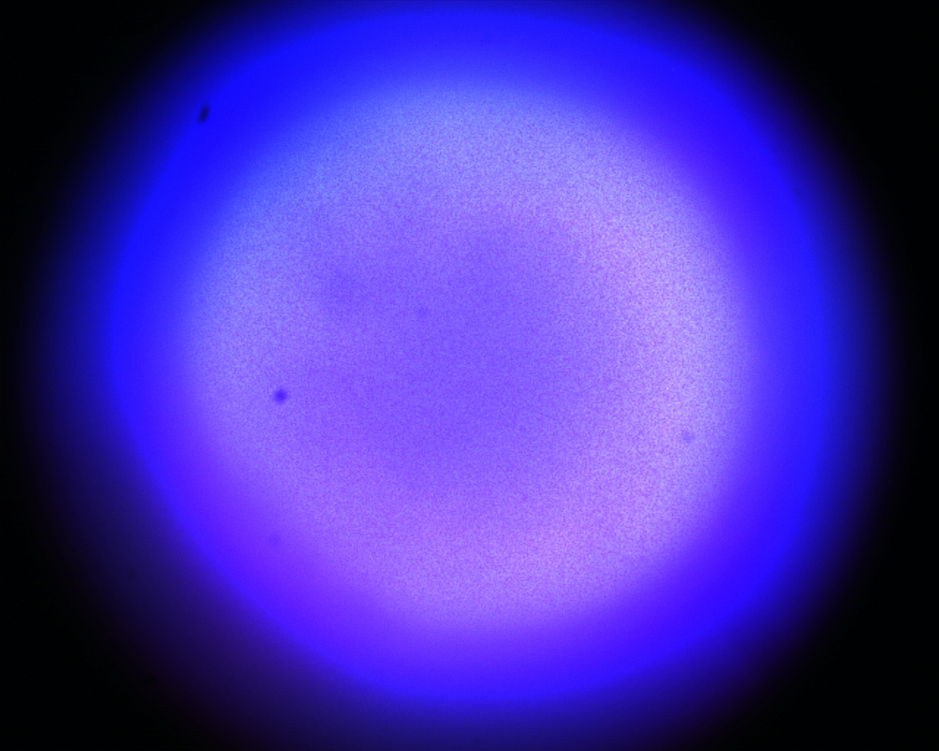
#> input picture LED/L30.png, 939 x 751 px, shrunk from 1280 x 1024 before the run, found by its file name
$ jupyter execute --allow-errors 'PI Imagen por pixel.ipynb'
#> lines starting #> are read from the running program, lines starting #| are printed output that depends on the picture; long printed decimals are rounded
# Perfil de intensidad de imagen por recorte de pixel E4

Este es el rpograma de analisis de imagen del experimento de la camara ccd con el LED, se utiliza por el analisis de pixel

[cell 1]
# Importamos las librerias necesarias
import cv2
from PIL import Image
from pylab import *
import numpy as np
import pandas as pd
from skimage.exposure import histogram as imhist
from skimage.color import rgb2gray
import matplotlib.pyplot as plt

[cell 2]
# Cargamos imagen, se convierte a matriz
image = imread('../Led/L30.png')
#> image is the input picture: shape (751, 939, 4) float32; mean R, G, B, A 0.268, 0.188, 0.676, 1
# Utilizamos shape para conocer las propiedades de nuestra matriz
print(image.shape)
#| (751, 939, 4)

[cell 3]
# Nos aseguramos que la imagen sea un array de NumPy
image = np.array(image)

# Verificamos si la imagen tiene 4 canales
if image.shape[-1] == 4:
    # Elimina el canal alfa
    image = image[..., :3]
#> image: shape (751, 939, 3) float32

[cell 4]
# Convertimos la imagen a escala de grises
image = rgb2gray(image)
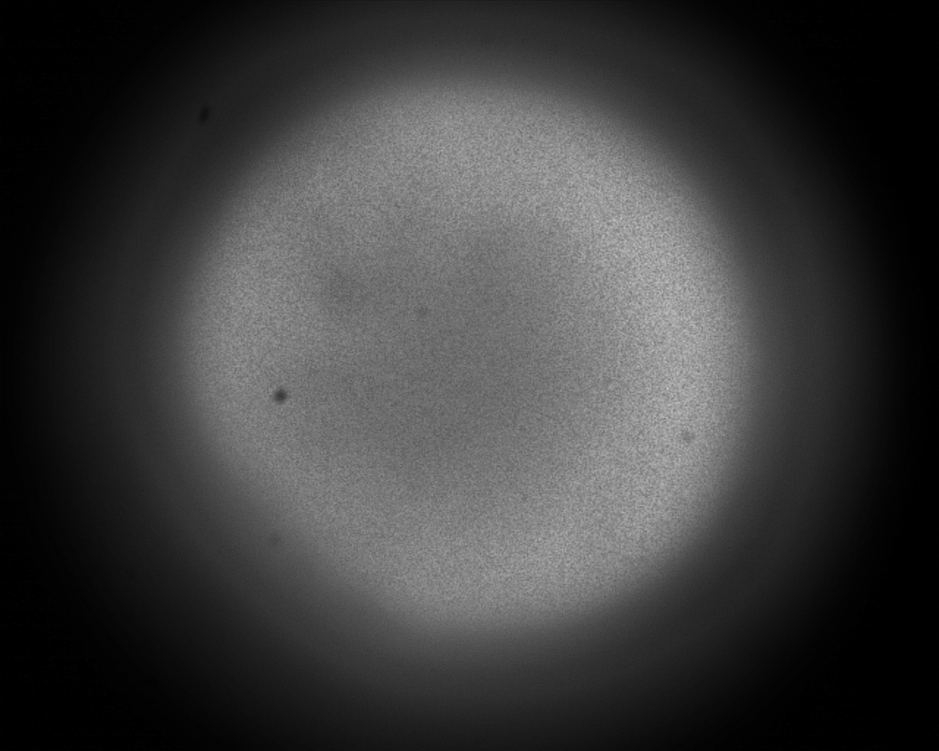
#> image: shape (751, 939) float32; min 0.000283, max 0.773, mean 0.24

print(type(image))
#| <class 'numpy.ndarray'>

# Shape of the image
print("Shape of the image", image.shape)
#| Shape of the image (751, 939)

## Recorte por pixel

[cell 5]
# Seleccionamos la línea central de la imagen en escala de grises
linea_pixeles = image[image.shape[0] // 2, :]  # Esto selecciona la fila central
#> linea_pixeles = 939 values, max 0.715 at index 666, min 0.00337 at index 930, mean 0.343

# Determinamos la posición de los puntos a seleccionar (uno central y dos a cada lado)
centro = len(linea_pixeles) // 2
#> centro = 469
offset = len(linea_pixeles) // 10  # Elegimos un offset que no esté en los bordes
#> offset = 93

# Seleccionamos 5 puntos específicos en la línea central
puntos_seleccionados = [
    centro - 2 * offset,  # Punto 1: A la izquierda del centro
    centro - offset,      # Punto 2: A la izquierda del centro
    centro,               # Punto 3: Punto central
    centro + offset,      # Punto 4: A la derecha del centro
    centro + 2 * offset   # Punto 5: A la derecha del centro
]
#> puntos_seleccionados = [283, 376, 469, 562, 655]

# Obtenemos las intensidades correspondientes a estos puntos
intensidades = [linea_pixeles[punto] for punto in puntos_seleccionados]
#> intensidades = [0.493, 0.432, 0.448, 0.507, 0.62]

# Creamos un DataFrame para mostrar las intensidades de los puntos seleccionados
df_puntos_intensidad = pd.DataFrame({
    'Pixel': puntos_seleccionados,
    'Intensidad': intensidades
})
#> df_puntos_intensidad = table of 5 rows and 2 columns

# Mostramos el DataFrame resultante
print(df_puntos_intensidad)
#|    Pixel  Intensidad
#| 0    283    0.4926
#| 1    376    0.432
#| 2    469    0.448
#| 3    562    0.5069
#| 4    655    0.62

## Analisis para todas las imagenes

[cell 6]
# Lista para almacenar los resultados
results = []

# Recorremos las imágenes desde B0 hasta B36
#> (the rest of this cell did not finish here and is left out)

[cell 7]
# Graficamos los resultados
plt.figure(figsize=(12, 6))
#> (the rest of this cell did not finish here and is left out)

## Analisis de imagen por seccion de pixel

[cell 8]
# Lista para almacenar las intensidades promedio
promedios_intensidad = []

# Recorremos cada punto seleccionado para calcular el promedio de intensidad en un cuadrado de 5x5 píxeles
for punto in puntos_seleccionados:
    # Definimos el rango de filas y columnas para el cuadrado 5x5
    fila_inicio = max(0, (image.shape[0] // 2) - 2)
    fila_fin = min(image.shape[0], (image.shape[0] // 2) + 3)
    columna_inicio = max(0, punto - 2)
    columna_fin = min(image.shape[1], punto + 3)

    # Extraemos la región 5x5 alrededor del punto
    region = image[fila_inicio:fila_fin, columna_inicio:columna_fin]

    # Calculamos el promedio de intensidad en la región
    promedio_intensidad = np.mean(region)

    # Guardamos el promedio en la lista
    promedios_intensidad.append(promedio_intensidad)
#> this loop made 5 passes
#> (punto, columna_inicio, columna_fin, promedio_intensidad) on passes 1 to 5: (283, 281, 286, 0.484), (376, 374, 379, 0.442), (469, 467, 472, 0.43), (562, 560, 565, 0.477), (655, 653, 658, 0.606)
#> after the loop, promedios_intensidad = [0.484, 0.442, 0.43, 0.477, 0.606]

# Creamos un DataFrame para mostrar los promedios de intensidad
df_promedios_intensidad = pd.DataFrame({
    'Pixel': puntos_seleccionados,
    'Intensidad Promedio 5x5': promedios_intensidad
})
#> df_promedios_intensidad = table of 5 rows and 2 columns

# Mostramos el DataFrame resultante
print(df_promedios_intensidad)
#|    Pixel  Intensidad Promedio 5x5
#| 0    283                 0.4838
#| 1    376                 0.4422
#| 2    469                 0.4298
#| 3    562                 0.4774
#| 4    655                 0.6062


$ run again, with LED/L2.png copied over LED/L30.png
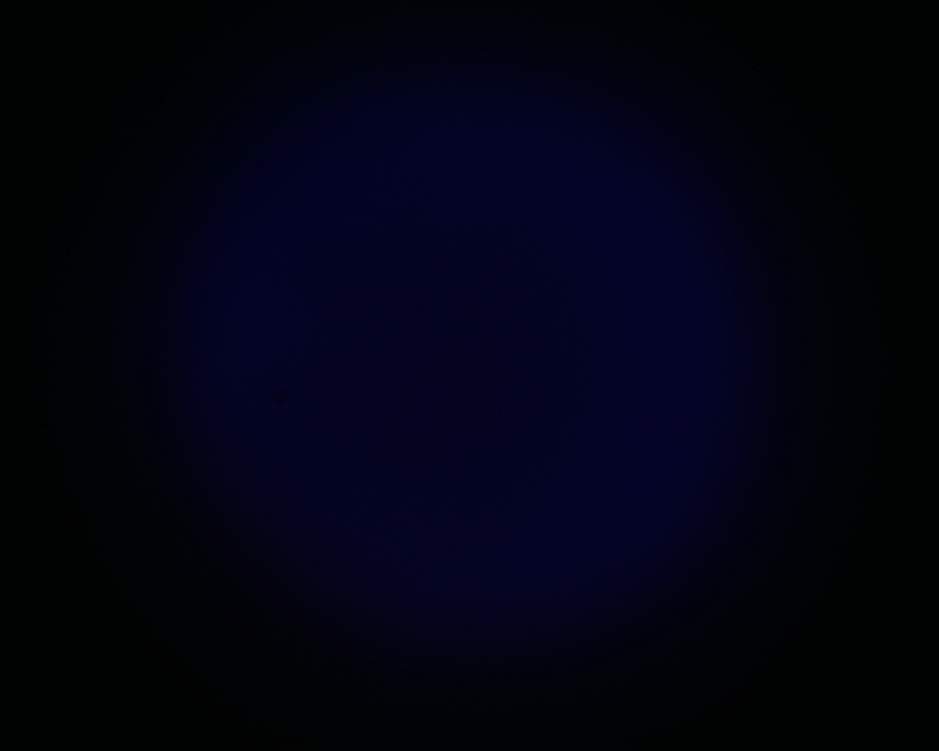
#> input picture LED/L2.png, 939 x 751 px, shrunk from 1280 x 1024 before the run, found by its file name
#> image is the input picture: shape (751, 939, 4) float32; mean R, G, B, A 0.00811, 0.0113, 0.0664, 1
#| (751, 939, 4)
#> `image = rgb2gray(image)`:
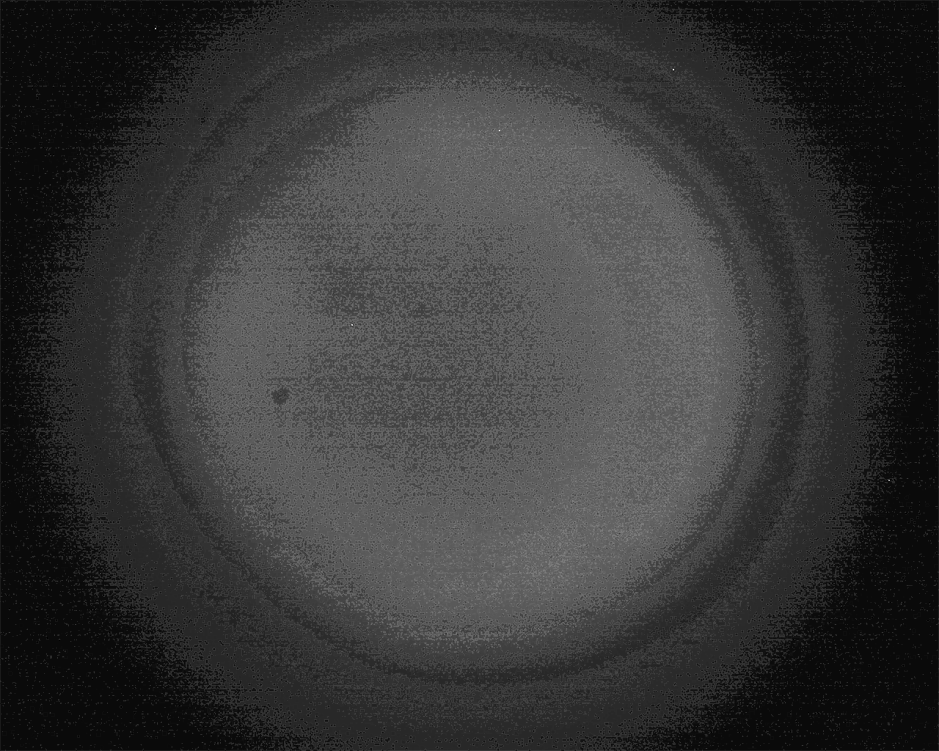
#> image: shape (751, 939) float32; min 0.000283, max 0.0659, mean 0.0146; drawn with min black and max white
#| <class 'numpy.ndarray'>
#| Shape of the image (751, 939)
#> linea_pixeles = 939 values, max 0.0317 at index 630, min 0.000565 at index 35, mean 0.0191
#> centro = 469
#> offset = 93
#> puntos_seleccionados = [283, 376, 469, 562, 655]
#> intensidades = [0.0267, 0.0242, 0.0239, 0.0267, 0.0272]
#> df_puntos_intensidad = table of 5 rows and 2 columns
#|    Pixel  Intensidad
#| 0    283    0.02669
#| 1    376    0.02415
#| 2    469    0.02389
#| 3    562    0.02669
#| 4    655    0.02725
#> the loop `for punto in puntos_seleccionados:` made 5 passes
#> (punto, columna_inicio, columna_fin, promedio_intensidad) on passes 1 to 5: (283, 281, 286, 0.0242), (376, 374, 379, 0.0218), (469, 467, 472, 0.0219), (562, 560, 565, 0.0235), (655, 653, 658, 0.027)
#> after the loop `for punto in puntos_seleccionados:`: promedios_intensidad = [0.0242, 0.0218, 0.0219, 0.0235, 0.027]
#> df_promedios_intensidad = table of 5 rows and 2 columns
#|    Pixel  Intensidad Promedio 5x5
#| 0    283                 0.02415
#| 1    376                 0.02181
#| 2    469                 0.02193
#| 3    562                 0.02346
#| 4    655                 0.027
